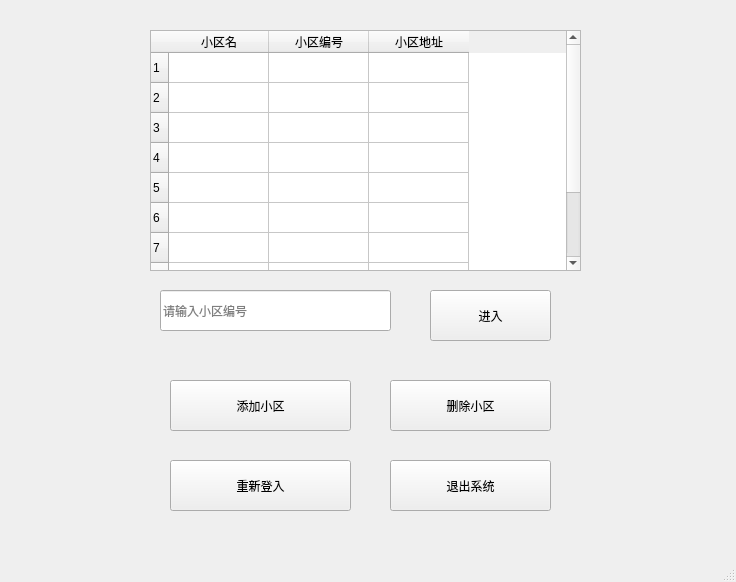
<?xml version="1.0" encoding="UTF-8"?>
<ui version="4.0">
 <class>MainWindow</class>
 <widget class="QMainWindow" name="MainWindow">
  <property name="geometry">
   <rect>
    <x>0</x>
    <y>0</y>
    <width>736</width>
    <height>582</height>
   </rect>
  </property>
  <property name="windowTitle">
   <string>super_root</string>
  </property>
  <widget class="QWidget" name="centralwidget">
   <widget class="QLineEdit" name="lineEdit">
    <property name="geometry">
     <rect>
      <x>160</x>
      <y>290</y>
      <width>231</width>
      <height>41</height>
     </rect>
    </property>
    <property name="placeholderText">
     <string>请输入小区编号</string>
    </property>
   </widget>
   <widget class="QPushButton" name="pushButton">
    <property name="geometry">
     <rect>
      <x>430</x>
      <y>290</y>
      <width>121</width>
      <height>51</height>
     </rect>
    </property>
    <property name="styleSheet">
     <string notr="true">font: 18pt &quot;Arial&quot;;</string>
    </property>
    <property name="text">
     <string>进入</string>
    </property>
   </widget>
   <widget class="QPushButton" name="pushButton_2">
    <property name="geometry">
     <rect>
      <x>170</x>
      <y>380</y>
      <width>181</width>
      <height>51</height>
     </rect>
    </property>
    <property name="styleSheet">
     <string notr="true">font: 18pt &quot;Arial&quot;;</string>
    </property>
    <property name="text">
     <string>添加小区</string>
    </property>
   </widget>
   <widget class="QPushButton" name="pushButton_3">
    <property name="geometry">
     <rect>
      <x>390</x>
      <y>380</y>
      <width>161</width>
      <height>51</height>
     </rect>
    </property>
    <property name="styleSheet">
     <string notr="true">font: 18pt &quot;Arial&quot;;</string>
    </property>
    <property name="text">
     <string>删除小区</string>
    </property>
   </widget>
   <widget class="QPushButton" name="pushButton_4">
    <property name="geometry">
     <rect>
      <x>170</x>
      <y>460</y>
      <width>181</width>
      <height>51</height>
     </rect>
    </property>
    <property name="styleSheet">
     <string notr="true">font: 18pt &quot;Arial&quot;;</string>
    </property>
    <property name="text">
     <string>重新登入</string>
    </property>
   </widget>
   <widget class="QPushButton" name="pushButton_5">
    <property name="geometry">
     <rect>
      <x>390</x>
      <y>460</y>
      <width>161</width>
      <height>51</height>
     </rect>
    </property>
    <property name="styleSheet">
     <string notr="true">font: 18pt &quot;Arial&quot;;</string>
    </property>
    <property name="text">
     <string>退出系统</string>
    </property>
   </widget>
   <widget class="QTableWidget" name="tableWidget">
    <property name="geometry">
     <rect>
      <x>150</x>
      <y>30</y>
      <width>431</width>
      <height>241</height>
     </rect>
    </property>
    <row>
     <property name="text">
      <string>1</string>
     </property>
    </row>
    <row>
     <property name="text">
      <string>2</string>
     </property>
    </row>
    <row>
     <property name="text">
      <string>3</string>
     </property>
    </row>
    <row>
     <property name="text">
      <string>4</string>
     </property>
    </row>
    <row>
     <property name="text">
      <string>5</string>
     </property>
    </row>
    <row>
     <property name="text">
      <string>6</string>
     </property>
    </row>
    <row>
     <property name="text">
      <string>7</string>
     </property>
    </row>
    <row>
     <property name="text">
      <string>8</string>
     </property>
    </row>
    <row>
     <property name="text">
      <string>9</string>
     </property>
    </row>
    <row>
     <property name="text">
      <string>10</string>
     </property>
    </row>
    <column>
     <property name="text">
      <string>小区名</string>
     </property>
    </column>
    <column>
     <property name="text">
      <string>小区编号</string>
     </property>
    </column>
    <column>
     <property name="text">
      <string>小区地址</string>
     </property>
    </column>
   </widget>
  </widget>
  <widget class="QMenuBar" name="menubar">
   <property name="geometry">
    <rect>
     <x>0</x>
     <y>0</y>
     <width>736</width>
     <height>26</height>
    </rect>
   </property>
  </widget>
  <widget class="QStatusBar" name="statusbar"/>
 </widget>
 <resources/>
 <connections/>
</ui>
